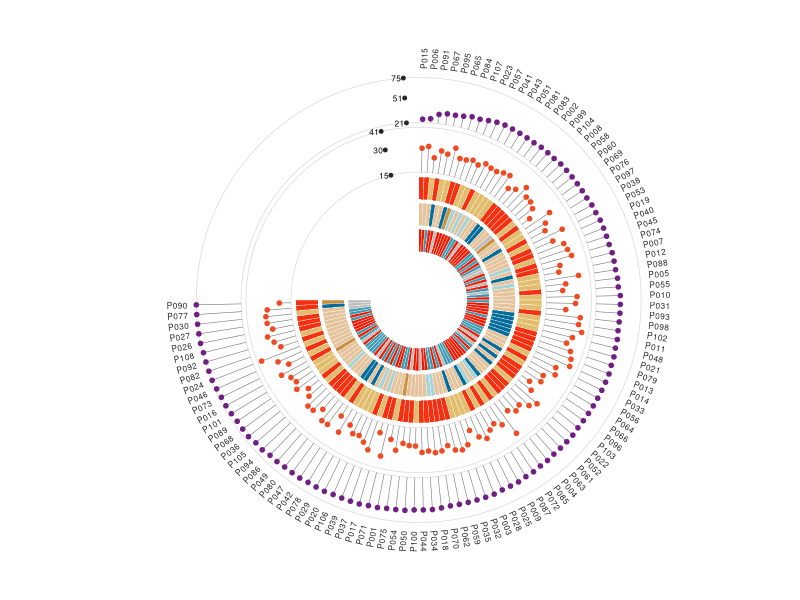
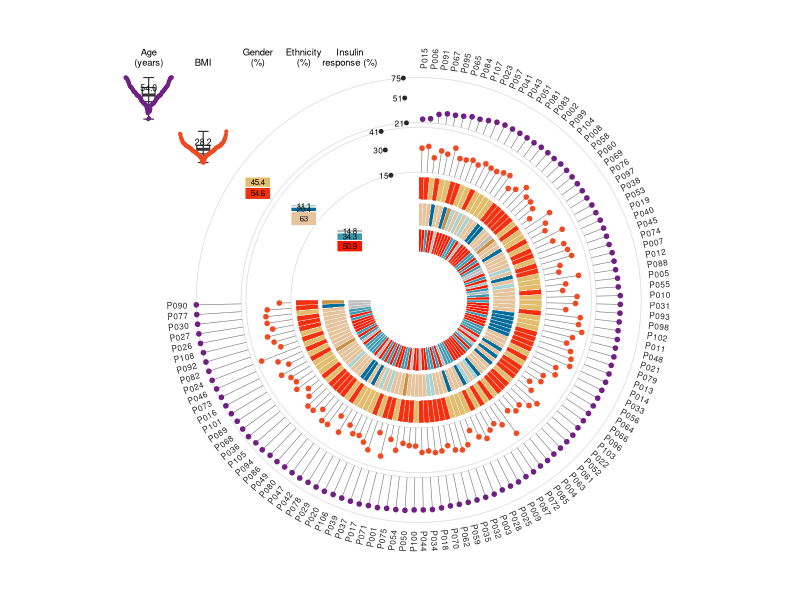
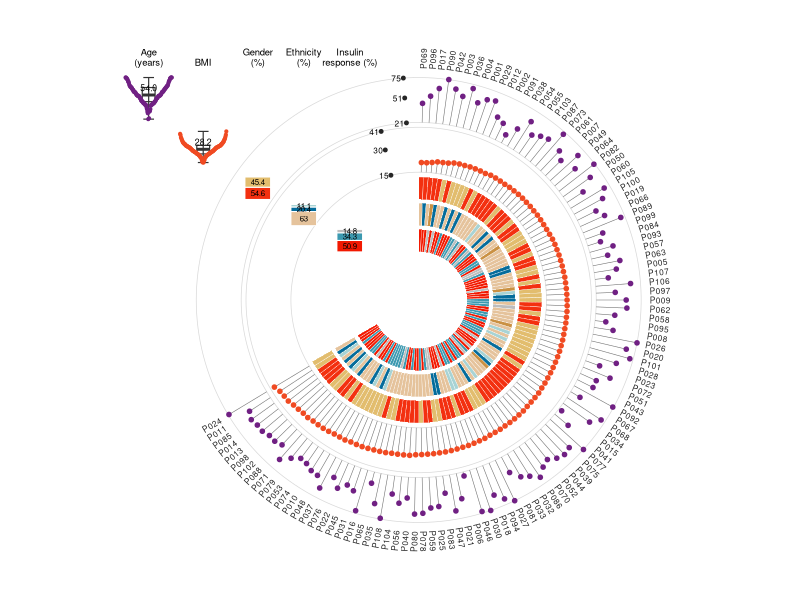

These figures' R source, in order:
## ---- chunk 1
# Installing necessary packages
if (!requireNamespace("tidyverse", quietly = TRUE)) {
  install.packages("tidyverse")
}

# Load packages
library(tidyverse)
## ---- chunk 2
set.seed(2026)
n <- 108
dat <- tibble(
  id = sprintf("P%03d", 1:n),
  age = round(pmin(pmax(rnorm(n, 56, 12), 21), 75)),
  bmi = round(pmin(pmax(rnorm(n, 28, 4), 15), 41), 1),
  iris = sample(c("IS", "IR", "Unknown"), n, TRUE, prob = c(.52, .33, .15)),
  ethnicity = sample(c("Asian", "Black", "Caucasian", "Hispanics", "Unknown"), n, TRUE,
                     prob = c(.20, .07, .66, .04, .03)),
  gender = sample(c("Female", "Male"), n, TRUE, prob = c(.52, .48))
)

head(dat)
## ---- chunk 3
numeric_tracks <- tribble(
  ~name,  ~column, ~title,          ~inner, ~outer, ~min, ~max, ~color,    ~ticks,
  "Age",  "age",   "Age\n(years)",  3.32,   4.16,    21,   75,   "#702083", "21,51,75",
  "BMI",  "bmi",   "BMI",           2.39,   3.23,    15,   41,   "#F04A22", "15,30,41")

category_tracks <- tribble(
  ~name,               ~column,      ~title,                   ~inner, ~outer,
  "Gender",            "gender",     "Gender\n(%)",            1.88,   2.30,
  "Ethnicity",         "ethnicity",  "Ethnicity\n(%)",         1.39,   1.81,
  "Insulin response",  "iris",       "Insulin\nresponse (%)",  0.90,   1.32)

category_colors <- c(
  Female = "#F33010", Male = "#E2BD6E",
  Asian = "#046C9B", Black = "#A8D3D4", Caucasian = "#E5C39C", Hispanics = "#CA9143",
  Unknown = "#BDBDBD", IS = "#F21901", IR = "#3C99B0")
## ---- chunk 4
# ─────────────────────────────────────────────────────────────────────────────
# circular_annotation_plot(): ring of samples + multi-track annotation + gap panels
# ─────────────────────────────────────────────────────────────────────────────
circular_annotation_plot <- function(data, id_col, sort_col,
                                     numeric_tracks, category_tracks,
                                     category_colors = c(),
                                     gap_degrees = 90, show_summary = TRUE,
                                     id_size = 2.1, base_size = 10) {
  data <- data |> arrange(.data[[sort_col]])
  n <- nrow(data)
  span <- (360 - gap_degrees) * pi / 180
  step <- span / n
  data <- data |>
    mutate(.i = row_number(),
           .start = pi / 2 - (.i - 1) * step,
           .end = pi / 2 - .i * step,
           .angle = (.start + .end) / 2)

  # default palette for categories missing a color
  auto_palette <- c("#046C9B", "#E5C39C", "#CA9143", "#A8D3D4", "#F33010",
                    "#E2BD6E", "#3C99B0", "#F21901", "#7A5195", "#EF5675", "#FFA600")

  # Resolve colors for a vector of category values: explicit entries from
  # `category_colors`; remaining categories draw from palette colors not
  # already used, so auto-assigned colors never collide with explicit ones.
  resolve_colors <- function(values) {
    values <- as.character(values)
    fill <- category_colors[values]
    missing <- is.na(fill)
    if (any(missing)) {
      lv <- setdiff(unique(values[missing]), names(category_colors))
      pool <- setdiff(auto_palette, unname(category_colors))
      extra <- rep_len(pool, length(lv))
      names(extra) <- lv
      fill[missing] <- extra[values[missing]]
    }
    fill
  }

  # -- sector polygons for one category track ---------------------------------
  band_polygons <- function(column, inner, outer) {
    fill <- resolve_colors(data[[column]])
    map_dfr(seq_len(n), function(k) {
      a <- seq(data$.start[k], data$.end[k], length.out = 8)
      tibble(.group = k,
             x = c(outer * cos(a), inner * cos(rev(a))),
             y = c(outer * sin(a), inner * sin(rev(a))),
             fill = fill[k])
    })
  }

  value_radius <- function(v, minv, maxv, inner, outer) {
    inner + (v - minv) / (maxv - minv) * (outer - inner)
  }

  # -- lollipop segments for one numeric track --------------------------------
  lollipop <- function(column, minv, maxv, inner, outer) {
    r <- value_radius(data[[column]], minv, maxv, inner, outer)
    tibble(x0 = cos(data$.angle) * inner, y0 = sin(data$.angle) * inner,
           x1 = cos(data$.angle) * r,   y1 = sin(data$.angle) * r)
  }

  # -- gap panels -------------------------------------------------------------
  slot_x <- function(j, numeric = TRUE) {
    if (numeric) -5.05 + (j - 1) * 1.02
    else -5.05 + nrow(numeric_tracks) * 1.02 + (j - 1) * 0.86
  }
  # boxplot (computed in value space, mapped onto the ring radius)
  box_stats <- map_dfr(seq_len(nrow(numeric_tracks)), function(j) {
    tb <- numeric_tracks[j, ]; v <- data[[tb$column]]
    q <- quantile(v, c(.25, .5, .75)); r <- function(val) value_radius(val, tb$min, tb$max, tb$inner, tb$outer)
    tibble(x = slot_x(j), ymin = r(min(v)), ymax = r(max(v)), yq1 = r(q[1]), yq2 = r(q[2]), yq3 = r(q[3]),
           med = format(round(q[2], 1), nsmall = 1))
  })
  # deterministic swarm offsets (alternating around the slot)
  swarm <- map_dfr(seq_len(nrow(numeric_tracks)), function(j) {
    tb <- numeric_tracks[j, ]; v <- data[[tb$column]]
    o <- order(v); k <- integer(length(v)); k[o] <- seq_along(v)
    off <- ceiling(k / 2) * ifelse(k %% 2 == 1, -1, 1) * 0.008
    tibble(x = slot_x(j) + off, y = value_radius(v, tb$min, tb$max, tb$inner, tb$outer),
           color = tb$color, track = tb$name)
  })
  # stacked proportion bars
  bars <- map_dfr(seq_len(nrow(category_tracks)), function(j) {
    tb <- category_tracks[j, ]; f <- as.character(data[[tb$column]])
    tab <- sort(table(f), decreasing = TRUE); frac <- as.numeric(tab) / sum(tab)
    fill <- resolve_colors(names(tab))
    y0 <- tb$inner + (tb$outer - tb$inner) * c(0, head(cumsum(frac), -1))
    y1 <- tb$inner + (tb$outer - tb$inner) * cumsum(frac)
    tibble(x = slot_x(j, numeric = FALSE), y0 = y0, y1 = y1,
           pct = round(frac * 100, 1), fill = fill, cat = names(tab))
  })
  # circular ticks for numeric tracks
  tick_values <- numeric_tracks |> filter(!is.na(.data$ticks))
  ticks <- map_dfr(seq_len(nrow(tick_values)), function(j) {
    tb <- tick_values[j, ]
    v <- as.numeric(strsplit(tb$ticks, ",")[[1]])
    r <- value_radius(v, tb$min, tb$max, tb$inner, tb$outer)
    ang <- 1.64 + 0.15 * (j - 1)   # stagger ticks per track along the gap edge
    tibble(value = v, x = cos(ang) * r, y = sin(ang) * r)
  })

  # -- assemble ---------------------------------------------------------------
  p <- ggplot() +
    # guide circles at numeric track boundaries
    geom_hline(yintercept = 0, linewidth = 0) +
    lapply(unique(c(numeric_tracks$inner, numeric_tracks$outer)), function(r) {
      annotate("path", x = cos(seq(-pi, pi, length.out = 200)) * r, y = sin(seq(-pi, pi, length.out = 200)) * r,
               color = "grey85", linewidth = 0.25)
    }) +
    map(seq_len(nrow(category_tracks)), function(j) {
      tb <- category_tracks[j, ]
      geom_polygon(data = band_polygons(tb$column, tb$inner, tb$outer),
                   aes(x, y, group = .group, fill = fill), color = "white", linewidth = 0.12)
    }) +
    map(seq_len(nrow(numeric_tracks)), function(j) {
      tb <- numeric_tracks[j, ]
      geom_segment(data = lollipop(tb$column, tb$min, tb$max, tb$inner, tb$outer),
                   aes(x0, y0, xend = x1, yend = y1), color = "grey45", linewidth = 0.2)
    }) +
    map(seq_len(nrow(numeric_tracks)), function(j) {
      tb <- numeric_tracks[j, ]
      d <- lollipop(tb$column, tb$min, tb$max, tb$inner, tb$outer)
      geom_point(data = d, aes(x1, y1), color = tb$color, size = 1.25)
    }) +
    scale_fill_identity() +
    # sample ids
    geom_text(data = data |> mutate(
                deg = .angle * 180 / pi,
                lx = cos(.angle) * (max(category_tracks$outer, numeric_tracks$outer) + 0.16),
                ly = sin(.angle) * (max(category_tracks$outer, numeric_tracks$outer) + 0.16),
                rot = ifelse(cos(.angle) >= 0, deg, deg + 180),
                hj = ifelse(cos(.angle) >= 0, 0, 1)),
              aes(lx, ly, label = .data[[id_col]], angle = rot, hjust = hj), size = id_size, color = "grey15") +
    # gap panels
    { if (show_summary) geom_crossbar(data = box_stats, aes(x, yq2, ymin = yq1, ymax = yq3), width = 0.24, color = "grey20", linewidth = 0.40) } +
    { if (show_summary) geom_segment(data = box_stats, aes(x, ymin, xend = x, yend = ymax), color = "grey20", linewidth = 0.40) } +
    { if (show_summary) geom_segment(data = box_stats, aes(x - 0.10, ymin, xend = x + 0.10, yend = ymin), color = "grey20", linewidth = 0.40) } +
    { if (show_summary) geom_segment(data = box_stats, aes(x - 0.10, ymax, xend = x + 0.10, yend = ymax), color = "grey20", linewidth = 0.40) } +
    { if (show_summary) geom_text(data = box_stats, aes(x, yq2, label = med), size = base_size * 0.22, vjust = -0.55) } +
    { if (show_summary) geom_point(data = swarm, aes(x, y), color = swarm$color, size = 0.75) } +
    { if (show_summary) geom_rect(data = bars, aes(xmin = x - 0.24, xmax = x + 0.24, ymin = y0, ymax = y1, fill = fill),
              color = "white", linewidth = 0.35) } +
    { if (show_summary) geom_text(data = bars |> filter(pct >= 6), aes(x, (y0 + y1) / 2, label = pct), size = base_size * 0.2) } +
    # panel titles
    { if (show_summary) geom_text(data = numeric_tracks |> mutate(x = slot_x(seq_len(n()), TRUE), y = max(numeric_tracks$outer) + 0.22),
              aes(x, y, label = title), size = base_size * 0.24, vjust = 0, lineheight = 0.9) } +
    { if (show_summary) geom_text(data = category_tracks |> mutate(x = slot_x(seq_len(n()), FALSE), y = max(numeric_tracks$outer) + 0.22),
              aes(x, y, label = title), size = base_size * 0.24, vjust = 0, lineheight = 0.9) } +
    # ticks
    geom_point(data = ticks, aes(x, y), size = 1.0, color = "grey15") +
    geom_text(data = ticks, aes(x, y, label = value), size = base_size * 0.21, hjust = 1.2) +
    coord_fixed(xlim = c(-5.6, 4.9), ylim = c(-5.1, 5.1)) +
    theme_void(base_size = base_size)
  p
}
## ---- chunk 5
#| label: fig-1.1BasicCircular
#| fig-cap: "基础环形多轨道样本注释图"
#| out.width: "90%"
#| warning: false
#| message: false
#| fig-width: 9.5
#| fig-height: 9.5

p1 <- circular_annotation_plot(dat, id_col = "id", sort_col = "age",
  numeric_tracks = numeric_tracks, category_tracks = category_tracks,
  category_colors = category_colors, show_summary = FALSE)
p1
## ---- chunk 6
#| label: fig-1.2FullCircular
#| fig-cap: "带缺口汇总面板的环形注释图"
#| out.width: "90%"
#| warning: false
#| message: false
#| fig-width: 10.4
#| fig-height: 10.8

p2 <- circular_annotation_plot(dat, id_col = "id", sort_col = "age",
  numeric_tracks = numeric_tracks, category_tracks = category_tracks,
  category_colors = category_colors)
p2
## ---- chunk 7
#| label: fig-1.3CustomCircular
#| fig-cap: "自定义示例：按 BMI 排序、缺口 120°"
#| out.width: "90%"
#| warning: false
#| message: false
#| fig-width: 10.4
#| fig-height: 10.8

p3 <- circular_annotation_plot(dat, id_col = "id", sort_col = "bmi",
  numeric_tracks = numeric_tracks, category_tracks = category_tracks,
  category_colors = category_colors, gap_degrees = 120)
p3
